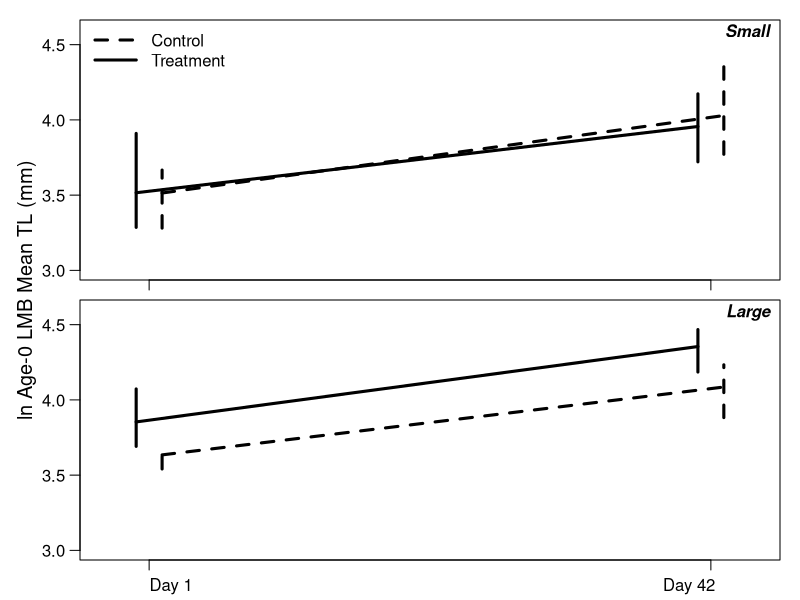

Recreate this plot in R.

dat = read.csv("data/lmb_seine.csv", stringsAsFactors = F)

datsub = dat[dat$period %in% c("before", "followup") & dat$event %in% c(1,3),]
unique(datsub$event)
unique(datsub$period)
datsub = datsub[!is.na(datsub$tl),]
any(is.na(datsub$tl))

df = aggregate(datsub['tl'], list(lake = datsub$lake, period = datsub$period, 
                                  type = datsub$type, event = datsub$event, 
                                  year = datsub$year, size = datsub$size_class), mean)
df$tl = log(df$tl)
df$period = as.factor(df$period); df$period = relevel(df$period, ref = "before")
sml_mean = with(subset(df, size == "small"), tapply(tl, list(period, type), mean))
sml_lwr = with(subset(df, size == "small"), tapply(tl, list(period, type), function(x) quantile(x, 0.025)))
sml_upr = with(subset(df, size == "small"), tapply(tl, list(period, type), function(x) quantile(x, 0.975)))
big_mean = with(subset(df, size == "big"), tapply(tl, list(period, type), mean))
big_lwr = with(subset(df, size == "big"), tapply(tl, list(period, type), function(x) quantile(x, 0.025)))
big_upr = with(subset(df, size == "big"), tapply(tl, list(period, type), function(x) quantile(x, 0.975)))

ppi = 600
x = c(0.85,2.15)
xc = x + 0.03
xt = x - 0.03
png("lmb_mla0_log.png", h = 7 * ppi, w = 4 * ppi, res = ppi)
par(mfrow = c(2,1), mar = c(0.5,1,0.5,1), oma = c(1.5,3,0.5,0), cex.axis = 1, cex.lab = 1.2, mgp = c(1,0.75,0))
plot(x = 1, y = 1, type = "n", xlab = "", ylab = "", xlim = c(0.75,2.25), ylim = c(3,4.6),las = 1, xaxt = "n")   
usr = par("usr"); xdiff = usr[2] - usr[1]; ydiff = usr[4] - usr[3]
points(sml_mean[,"control"] ~ xc, type = "l", pch = 16, lwd = 3, cex = 1.2, lty = 2)
points(sml_mean[,"treat"] ~ xt, type = "l", pch = 16, lwd = 3, cex = 1.2)
arrows(xc, sml_lwr[,"control"], xc, sml_upr[,"control"], length = 0, lwd = 3, lty = 2)
arrows(xt, sml_lwr[,"treat"], xt, sml_upr[,"treat"], length = 0, lwd = 3)
axis(side = 1, at = x, labels = rep("", 2))
legend("topleft", legend = c("Control", "Treatment"), seg.len = c(2.75,2.75),
       bty = "n", lty = c(2,1), lwd = c(3,3))
text(x = usr[2] - xdiff * 0, y = usr[4] - ydiff * 0.05, pos = 2, "Small", font = 4)

plot(x = 1, y = 1, type = "n", xlab = "", ylab = "", xlim = c(0.75,2.25), ylim = c(3,4.6),las = 1, xaxt = "n")    
usr = par("usr"); xdiff = usr[2] - usr[1]; ydiff = usr[4] - usr[3]
points(big_mean[,"control"] ~ xc, type = "l", pch = 16, lwd = 3, cex = 1.2, lty = 2)
points(big_mean[,"treat"] ~ xt, type = "l", pch = 16, lwd = 3, cex = 1.2)
arrows(xc, big_lwr[,"control"], xc, big_upr[,"control"], length = 0, lwd = 3, lty = 2)
arrows(xt, big_lwr[,"treat"], xt, big_upr[,"treat"], length = 0, lwd = 3)
axis(side = 1, at = x, labels = rep("", 2))
text(x = usr[2] - xdiff * 0, y = usr[4] - ydiff * 0.05, pos = 2, "Large", font = 4)
mtext(side = 2, outer = T, "ln Age-0 LMB Mean TL (mm)", line = 1.2, cex = 1.2)                                               
mtext(side = 1, at = c(0.15,0.85), line = 0.25, outer = T, text = c("Day 1", "Day 42"), xpd = T, cex = 1)
dev.off()



